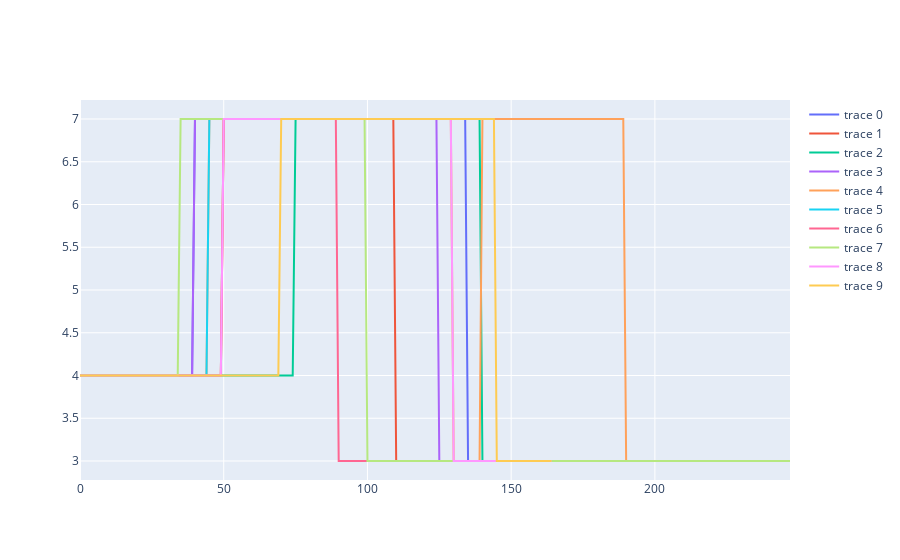

Write notebook code for a chart like this one.
### Code cell
import h5py
import plotly

fig = plotly.graph_objs.Figure()
trajs = []
for traj_id in range(len(traj_files)):
    with h5py.File(traj_files[traj_id], "r") as f:
        skill_ids = f['skill_id'][:]

    skill_ids = skill_ids.squeeze()
    trajs.append(skill_ids[::10])
    # plot sequence of skill ids
    fig.add_trace(plotly.graph_objs.Scatter(y=skill_ids, mode='lines'))
fig.show()
print(success_traces)

### Figure 1 — Plotly figure (JSON) as saved in the notebook; plotly's stock layout.template omitted (floating-point values rounded to 4 significant figures; data arrays with more than 128 entries replaced by an {"elided": "..."} marker saying what was removed)
{"data": [{"mode": "lines", "type": "scatter", "y": {"elided": "189 int values"}}, {"mode": "lines", "type": "scatter", "y": {"elided": "148 int values"}}, {"mode": "lines", "type": "scatter", "y": {"elided": "182 int values"}}, {"mode": "lines", "type": "scatter", "y": {"elided": "174 int values"}}, {"mode": "lines", "type": "scatter", "y": {"elided": "245 int values"}}, {"mode": "lines", "type": "scatter", "y": [4, 4, 4, 4, 4, 4, 4, 4, 4, 4, 4, 4, 4, 4, 4, 4, 4, 4, 4, 4, 4, 4, 4, 4, 4, 4, 4, 4, 4, 4, 4, 4, 4, 4, 4, 4, 4, 4, 4, 4, 4, 4, 4, 4, 4, 7, 7, 7, 7, 7, 7, 7, 7, 7, 7, 7, 7, 7, 7, 7, 7, 7, 7, 7, 7, 7, 7, 7, 7, 7, 7, 7, 7, 7, 7, 7, 7, 7, 7, 7, 7, 7, 7, 7, 7, 7, 7, 7, 7, 7, 7, 7, 7, 7, 7, 7, 7, 7, 7, 7, 7, 7, 7, 7, 7, 7, 7, 7, 7, 7, 7, 7, 7, 7, 7, 7, 7, 7, 7, 7, 7, 7, 7]}, {"mode": "lines", "type": "scatter", "y": {"elided": "213 int values"}}, {"mode": "lines", "type": "scatter", "y": {"elided": "248 int values"}}, {"mode": "lines", "type": "scatter", "y": {"elided": "165 int values"}}, {"mode": "lines", "type": "scatter", "y": {"elided": "165 int values"}}], "layout": {}}
